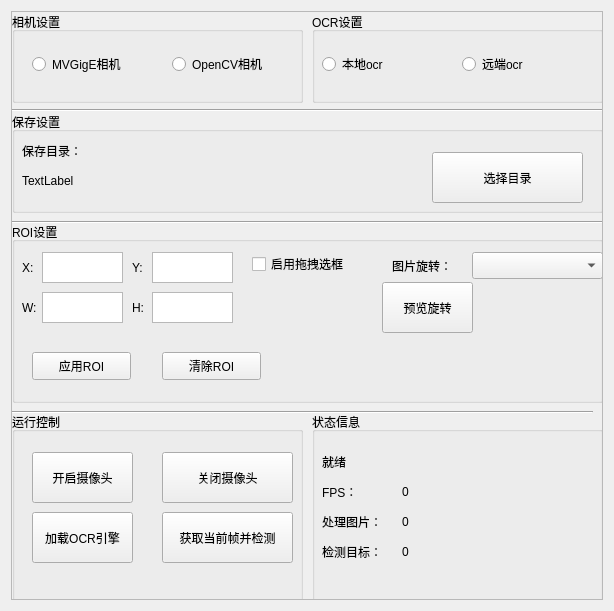
<?xml version="1.0" encoding="UTF-8"?>
<ui version="4.0">
 <class>Control</class>
 <widget class="QWidget" name="Control">
  <property name="geometry">
   <rect>
    <x>0</x>
    <y>0</y>
    <width>614</width>
    <height>611</height>
   </rect>
  </property>
  <property name="windowTitle">
   <string>Form</string>
  </property>
  <layout class="QVBoxLayout" name="verticalLayout">
   <item>
    <widget class="QScrollArea" name="scrollArea">
     <property name="widgetResizable">
      <bool>true</bool>
     </property>
     <widget class="QWidget" name="scrollAreaWidgetContents">
      <property name="geometry">
       <rect>
        <x>0</x>
        <y>0</y>
        <width>590</width>
        <height>587</height>
       </rect>
      </property>
      <widget class="QGroupBox" name="groupBox">
       <property name="geometry">
        <rect>
         <x>0</x>
         <y>0</y>
         <width>291</width>
         <height>91</height>
        </rect>
       </property>
       <property name="title">
        <string>相机设置</string>
       </property>
       <widget class="QRadioButton" name="radioButton">
        <property name="geometry">
         <rect>
          <x>20</x>
          <y>40</y>
          <width>119</width>
          <height>24</height>
         </rect>
        </property>
        <property name="text">
         <string>MVGigE相机</string>
        </property>
       </widget>
       <widget class="QRadioButton" name="radioButton_2">
        <property name="geometry">
         <rect>
          <x>160</x>
          <y>40</y>
          <width>119</width>
          <height>24</height>
         </rect>
        </property>
        <property name="text">
         <string>OpenCV相机</string>
        </property>
       </widget>
      </widget>
      <widget class="Line" name="line">
       <property name="geometry">
        <rect>
         <x>0</x>
         <y>90</y>
         <width>651</width>
         <height>16</height>
        </rect>
       </property>
       <property name="orientation">
        <enum>Qt::Orientation::Horizontal</enum>
       </property>
      </widget>
      <widget class="QGroupBox" name="groupBox_2">
       <property name="geometry">
        <rect>
         <x>300</x>
         <y>0</y>
         <width>291</width>
         <height>91</height>
        </rect>
       </property>
       <property name="title">
        <string>OCR设置</string>
       </property>
       <widget class="QRadioButton" name="radioButton_3">
        <property name="geometry">
         <rect>
          <x>10</x>
          <y>40</y>
          <width>119</width>
          <height>24</height>
         </rect>
        </property>
        <property name="text">
         <string>本地ocr</string>
        </property>
       </widget>
       <widget class="QRadioButton" name="radioButton_7">
        <property name="geometry">
         <rect>
          <x>150</x>
          <y>40</y>
          <width>119</width>
          <height>24</height>
         </rect>
        </property>
        <property name="text">
         <string>远端ocr</string>
        </property>
       </widget>
      </widget>
      <widget class="QGroupBox" name="groupBox_5">
       <property name="geometry">
        <rect>
         <x>0</x>
         <y>100</y>
         <width>591</width>
         <height>101</height>
        </rect>
       </property>
       <property name="title">
        <string>保存设置</string>
       </property>
       <widget class="QLabel" name="label">
        <property name="geometry">
         <rect>
          <x>10</x>
          <y>29</y>
          <width>81</width>
          <height>20</height>
         </rect>
        </property>
        <property name="text">
         <string>保存目录：</string>
        </property>
       </widget>
       <widget class="QLabel" name="label_2">
        <property name="geometry">
         <rect>
          <x>10</x>
          <y>58</y>
          <width>241</width>
          <height>21</height>
         </rect>
        </property>
        <property name="text">
         <string>TextLabel</string>
        </property>
       </widget>
       <widget class="QPushButton" name="pushButton">
        <property name="geometry">
         <rect>
          <x>420</x>
          <y>40</y>
          <width>151</width>
          <height>51</height>
         </rect>
        </property>
        <property name="text">
         <string>选择目录</string>
        </property>
       </widget>
      </widget>
      <widget class="Line" name="line_3">
       <property name="geometry">
        <rect>
         <x>0</x>
         <y>200</y>
         <width>651</width>
         <height>20</height>
        </rect>
       </property>
       <property name="orientation">
        <enum>Qt::Orientation::Horizontal</enum>
       </property>
      </widget>
      <widget class="QGroupBox" name="groupBox_6">
       <property name="geometry">
        <rect>
         <x>0</x>
         <y>210</y>
         <width>591</width>
         <height>181</height>
        </rect>
       </property>
       <property name="title">
        <string>ROI设置</string>
       </property>
       <widget class="QLabel" name="label_3">
        <property name="geometry">
         <rect>
          <x>10</x>
          <y>30</y>
          <width>21</width>
          <height>31</height>
         </rect>
        </property>
        <property name="text">
         <string>X:</string>
        </property>
       </widget>
       <widget class="QTextEdit" name="textEdit">
        <property name="geometry">
         <rect>
          <x>30</x>
          <y>30</y>
          <width>81</width>
          <height>31</height>
         </rect>
        </property>
       </widget>
       <widget class="QTextEdit" name="textEdit_2">
        <property name="geometry">
         <rect>
          <x>140</x>
          <y>30</y>
          <width>81</width>
          <height>31</height>
         </rect>
        </property>
       </widget>
       <widget class="QLabel" name="label_4">
        <property name="geometry">
         <rect>
          <x>120</x>
          <y>30</y>
          <width>21</width>
          <height>31</height>
         </rect>
        </property>
        <property name="text">
         <string>Y:</string>
        </property>
       </widget>
       <widget class="QLabel" name="label_5">
        <property name="geometry">
         <rect>
          <x>10</x>
          <y>70</y>
          <width>21</width>
          <height>31</height>
         </rect>
        </property>
        <property name="text">
         <string>W:</string>
        </property>
       </widget>
       <widget class="QTextEdit" name="textEdit_3">
        <property name="geometry">
         <rect>
          <x>30</x>
          <y>70</y>
          <width>81</width>
          <height>31</height>
         </rect>
        </property>
       </widget>
       <widget class="QTextEdit" name="textEdit_4">
        <property name="geometry">
         <rect>
          <x>140</x>
          <y>70</y>
          <width>81</width>
          <height>31</height>
         </rect>
        </property>
       </widget>
       <widget class="QLabel" name="label_6">
        <property name="geometry">
         <rect>
          <x>120</x>
          <y>70</y>
          <width>21</width>
          <height>31</height>
         </rect>
        </property>
        <property name="text">
         <string>H:</string>
        </property>
       </widget>
       <widget class="QCheckBox" name="checkBox">
        <property name="geometry">
         <rect>
          <x>240</x>
          <y>30</y>
          <width>121</width>
          <height>24</height>
         </rect>
        </property>
        <property name="text">
         <string>启用拖拽选框</string>
        </property>
       </widget>
       <widget class="QLabel" name="label_7">
        <property name="geometry">
         <rect>
          <x>380</x>
          <y>28</y>
          <width>69</width>
          <height>31</height>
         </rect>
        </property>
        <property name="text">
         <string>图片旋转：</string>
        </property>
       </widget>
       <widget class="QComboBox" name="comboBox">
        <property name="geometry">
         <rect>
          <x>460</x>
          <y>30</y>
          <width>131</width>
          <height>27</height>
         </rect>
        </property>
       </widget>
       <widget class="QPushButton" name="pushButton_2">
        <property name="geometry">
         <rect>
          <x>370</x>
          <y>60</y>
          <width>91</width>
          <height>51</height>
         </rect>
        </property>
        <property name="text">
         <string>预览旋转</string>
        </property>
       </widget>
       <widget class="QPushButton" name="pushButton_3">
        <property name="geometry">
         <rect>
          <x>20</x>
          <y>130</y>
          <width>99</width>
          <height>28</height>
         </rect>
        </property>
        <property name="text">
         <string>应用ROI</string>
        </property>
       </widget>
       <widget class="QPushButton" name="pushButton_4">
        <property name="geometry">
         <rect>
          <x>150</x>
          <y>130</y>
          <width>99</width>
          <height>28</height>
         </rect>
        </property>
        <property name="text">
         <string>清除ROI</string>
        </property>
       </widget>
      </widget>
      <widget class="Line" name="line_4">
       <property name="geometry">
        <rect>
         <x>0</x>
         <y>385</y>
         <width>581</width>
         <height>31</height>
        </rect>
       </property>
       <property name="orientation">
        <enum>Qt::Orientation::Horizontal</enum>
       </property>
      </widget>
      <widget class="QGroupBox" name="groupBox_7">
       <property name="geometry">
        <rect>
         <x>0</x>
         <y>400</y>
         <width>291</width>
         <height>191</height>
        </rect>
       </property>
       <property name="title">
        <string>运行控制</string>
       </property>
       <widget class="QPushButton" name="pushButton_5">
        <property name="geometry">
         <rect>
          <x>20</x>
          <y>40</y>
          <width>101</width>
          <height>51</height>
         </rect>
        </property>
        <property name="text">
         <string>开启摄像头</string>
        </property>
       </widget>
       <widget class="QPushButton" name="pushButton_6">
        <property name="geometry">
         <rect>
          <x>150</x>
          <y>40</y>
          <width>131</width>
          <height>51</height>
         </rect>
        </property>
        <property name="text">
         <string>关闭摄像头</string>
        </property>
       </widget>
       <widget class="QPushButton" name="pushButton_7">
        <property name="geometry">
         <rect>
          <x>150</x>
          <y>100</y>
          <width>131</width>
          <height>51</height>
         </rect>
        </property>
        <property name="text">
         <string>获取当前帧并检测</string>
        </property>
       </widget>
       <widget class="QPushButton" name="pushButton_8">
        <property name="geometry">
         <rect>
          <x>20</x>
          <y>100</y>
          <width>101</width>
          <height>51</height>
         </rect>
        </property>
        <property name="text">
         <string>加载OCR引擎</string>
        </property>
       </widget>
      </widget>
      <widget class="QGroupBox" name="groupBox_8">
       <property name="geometry">
        <rect>
         <x>300</x>
         <y>400</y>
         <width>291</width>
         <height>191</height>
        </rect>
       </property>
       <property name="title">
        <string>状态信息</string>
       </property>
       <widget class="QLabel" name="label_8">
        <property name="geometry">
         <rect>
          <x>10</x>
          <y>40</y>
          <width>69</width>
          <height>19</height>
         </rect>
        </property>
        <property name="text">
         <string>就绪</string>
        </property>
       </widget>
       <widget class="QLabel" name="label_10">
        <property name="geometry">
         <rect>
          <x>10</x>
          <y>70</y>
          <width>69</width>
          <height>19</height>
         </rect>
        </property>
        <property name="text">
         <string>FPS：</string>
        </property>
       </widget>
       <widget class="QLabel" name="label_11">
        <property name="geometry">
         <rect>
          <x>10</x>
          <y>100</y>
          <width>69</width>
          <height>19</height>
         </rect>
        </property>
        <property name="text">
         <string>处理图片：</string>
        </property>
       </widget>
       <widget class="QLabel" name="label_12">
        <property name="geometry">
         <rect>
          <x>10</x>
          <y>130</y>
          <width>69</width>
          <height>19</height>
         </rect>
        </property>
        <property name="text">
         <string>检测目标：</string>
        </property>
       </widget>
       <widget class="QLabel" name="label_13">
        <property name="geometry">
         <rect>
          <x>90</x>
          <y>70</y>
          <width>69</width>
          <height>19</height>
         </rect>
        </property>
        <property name="text">
         <string>0</string>
        </property>
       </widget>
       <widget class="QLabel" name="label_19">
        <property name="geometry">
         <rect>
          <x>90</x>
          <y>100</y>
          <width>69</width>
          <height>19</height>
         </rect>
        </property>
        <property name="text">
         <string>0</string>
        </property>
       </widget>
       <widget class="QLabel" name="label_20">
        <property name="geometry">
         <rect>
          <x>90</x>
          <y>130</y>
          <width>69</width>
          <height>19</height>
         </rect>
        </property>
        <property name="text">
         <string>0</string>
        </property>
       </widget>
      </widget>
     </widget>
    </widget>
   </item>
  </layout>
 </widget>
 <resources/>
 <connections/>
</ui>
